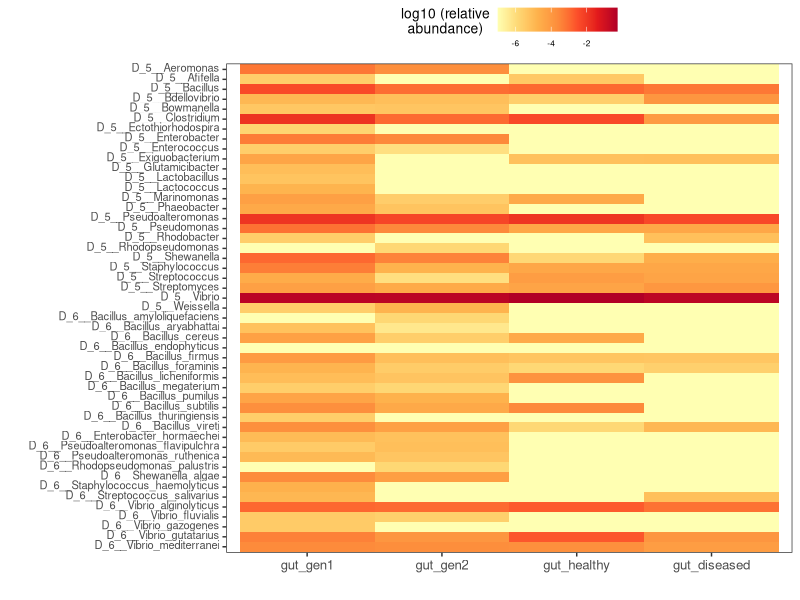

The R script that drew this image:
#!/usr/bin/env Rscript
## Purpose of script: heatmap
## Date created: 24.05.2021
## Author: luigui gallardo-becerra (bfllg77@gmail.com)

# Package installation
#install.packages("dplyr")
#install.packages("ggplot2")
#install.packages("ggpubr")
library("dplyr")
library("ggplot2")
library("gridExtra")
library("reshape")

# Data input
table <- read.table(file = "./allgut_probiotics_heatmap.txt",
    sep = "\t", header = T)

table <- melt(table, id=c("group","order"))

# Heatmap
heatmap <- ggplot(data = table,
    aes(x = reorder(group, -order),
    y = variable,
    fill = value)) +
geom_tile() +
theme_test() +
coord_flip() +
scale_fill_distiller(palette = "YlOrRd",
    direction = 1) +
theme(legend.position = "top") +
labs(x = "",
    y = "",
    fill = "log10 (relative\nabundance)") +
theme(text = element_text(size = 12),
    axis.title.x = element_text(size = 11),
    axis.text.y = element_text(size = 8,
        vjust = 0.25),
    legend.title = element_text(size = 10,
        vjust = 1, hjust = 0.5),
    legend.text = element_text(size = 6))
# Pdf
pdf(file = "allgut_probiotics_heatmap.pdf")
print(heatmap)
dev.off()
